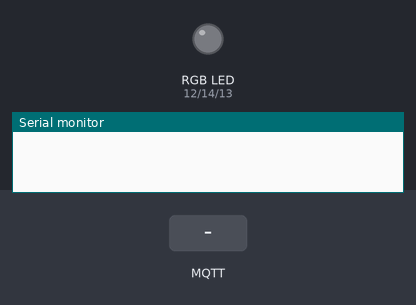
A sketch run on a simulated Arduino Uno, built with avr-gcc and run on an emulated ATmega328P. Parts: an RGB LED mixed from three pins (HIGH = lit), the last lines printed to the serial monitor. The inputs (shaded band) are chosen by the test bench. No MQTT or app messages arrive unless stated.

Above: at 2.3 s.
2.4 s: MQTT message "on" arrives on the first subscribed topic
At 3.1 s:
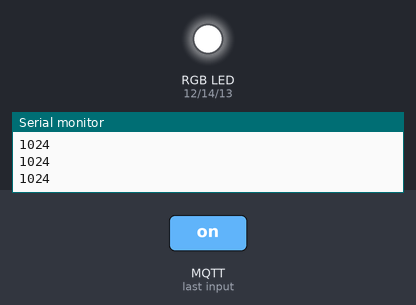
3.9 s: MQTT message "off" arrives on the second subscribed topic
At 4.2 s:
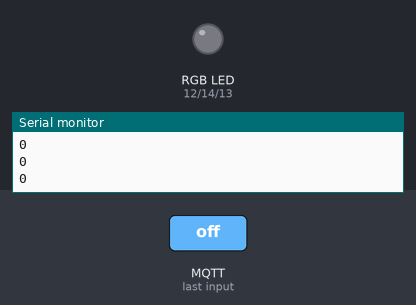
5.4 s: MQTT message "on" arrives on the second subscribed topic
At 6.6 s:
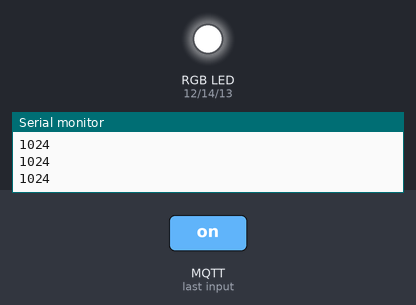
Timing chart, 0 to 8.4 s (numbered marks = the images above; inputs shaded):
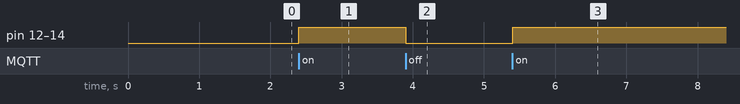

Measured:
- after the input at 2.4 s, pin 12 (R), pin 13 (B), pin 14 (G): LOW → HIGH at once
- after the input at 3.9 s, pin 12 (R), pin 13 (B), pin 14 (G): HIGH → LOW at once
- after the input at 5.4 s, pin 12 (R), pin 13 (B), pin 14 (G): LOW → HIGH at once

The sketch:

RGBBB.ino
```cpp
#include "EspMQTTClient.h"
#define defaulturl "abbexpectmore@gmail.com"

#define G 14 //D5
#define R 12 //D6
#define B 13 //D7

void onConnectionEstablished();

EspMQTTClient client(
 "ABB_Indgym_Guest",           // Wifi ssid
  "Welcome2abb",           // Wifi password
  "maqiatto.com",  // MQTT broker ip
  1883,             // MQTT broker port
  "abbexpectmore@gmail.com",            // MQTT username
  "ABBExpectMore2020",       // MQTT password
  "Node",          // Client name
  onConnectionEstablished, // Connection established callback
  true,             // Enable web updater
  true              // Enable debug messages
);

void change(int x,int y,int z){
  x = map(x, 0, 255, 0, 1024);
  y = map(y, 0, 255, 0, 1024);
  z = map(z, 0, 255, 0, 1024);
  Serial.println(x);
  Serial.println(y);
  Serial.println(z);
  analogWrite(R,x);
  analogWrite(G,y);
  analogWrite(B,z);
}

void setup() {
  // put your setup code here, to run once:
  Serial.begin(9600);
  pinMode(G, OUTPUT);
  pinMode(R, OUTPUT);
  pinMode(B, OUTPUT);
}

void onConnectionEstablished(){
  client.subscribe("abbexpectmore@gmail.com/light", [] (const String &payload)
  {
    //Serial.println(payload);
    if (payload == "on"){
      Serial.println("on: " + payload);

      change(255,255,255);

    } else if (payload == "off"){
      Serial.println("off: " + payload);
      change(0,0,0);
    } else {
      Serial.println("something else: " + payload);
      Serial.println("värde: " + payload.charAt(4) + payload.charAt(5) + payload.charAt(6));
    }

  });
  client.subscribe("abbexpectmore@gmail.com/ctrl", [] (const String &payload1)
  {
    if (payload1 == "on"){
      change(255,255,255);
    } else if (payload1 == "off"){
      change(0,0,0);
    }else{
      Serial.println(payload1);

      int valR = payload1.substring(1,payload1.indexOf(',')).toInt();
      int valG = payload1.substring(payload1.indexOf(',')+1,payload1.lastIndexOf(',')).toInt();
      int valB = payload1.substring(payload1.lastIndexOf(',')+1).toInt();

      Serial.println(valR);
      Serial.println(valG);
      Serial.println(valB);

      valR = constrain(valR,0,255);
      valG = constrain(valG,0,255);
      valB = constrain(valB,0,255);

      change(valR,valG,valB);
    }
  });

  client.publish("abbexpectmore@gmail.com/light", "I'm online!");

  client.executeDelayed(5 * 1000, []() {
    //client.publish("joakim.flink@abbindustrigymnasium.se/lampa", "This is a message sent 5 seconds later");
  });
}

void loop() {
  // put your main code here, to run repeatedly:
  client.loop();
}
```
